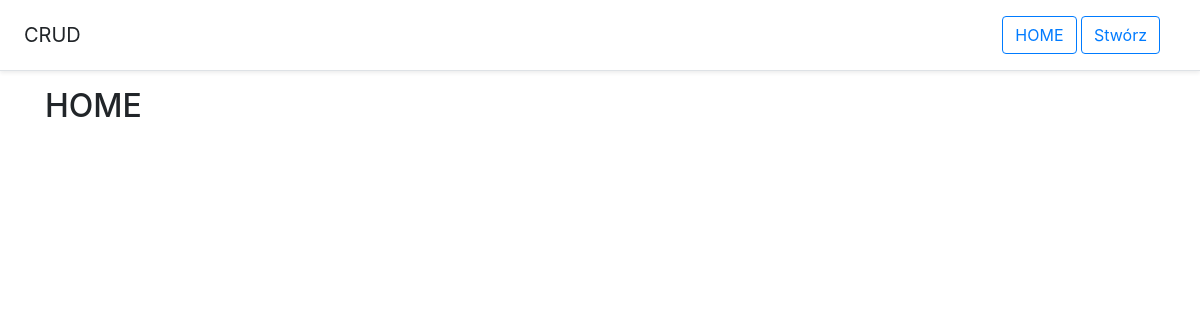
Before: / with the older database file.
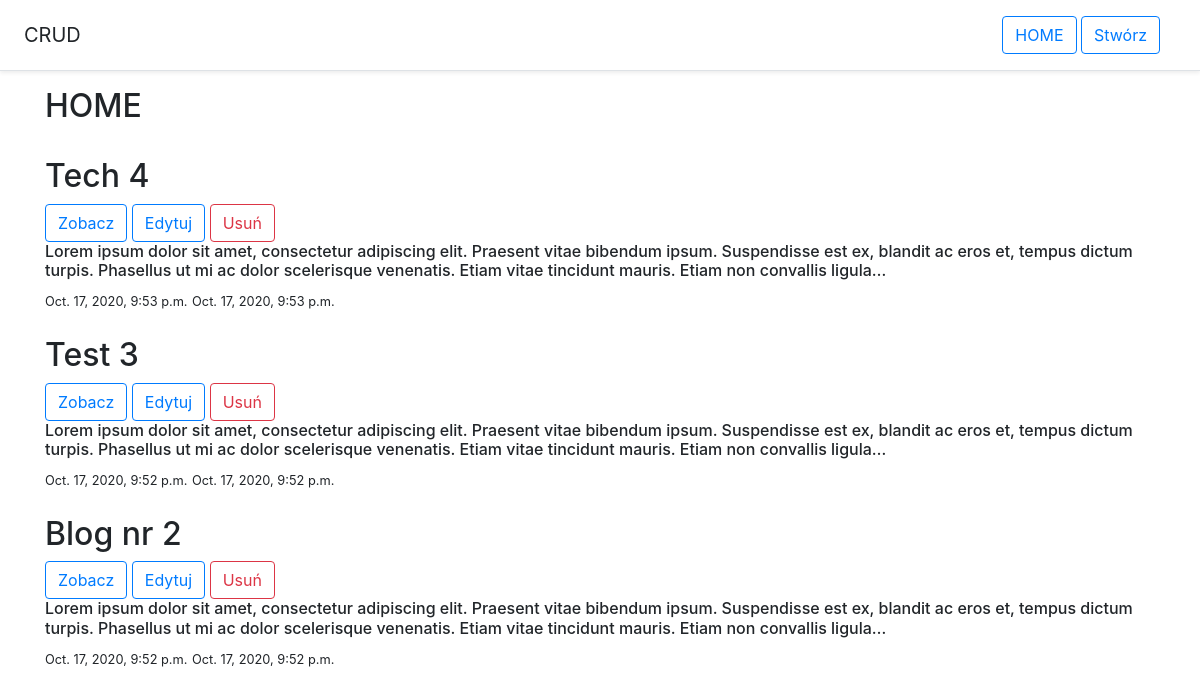
After: the same page with the newer database file.
### crud/models.py (models this page shows, shortened)
class Blog(models.Model):
    title = models.CharField(max_length=255)
    body = models.TextField(blank=True)
    create_date = models.DateTimeField(auto_now_add=True)
    update_date = models.DateTimeField(auto_now=True)

### crud/views.py (the view)
# urls.py: 2. Add a URL to urlpatterns:  path('', views.home, name='home')
def home(request):
    blogs = Blog.objects.order_by('-create_date')
    context = {
        'blogs': blogs,
    }
    return render(request, 'crud/home.html', context)

### crud/templates/crud/home.html
{% extends 'crud/base.html' %}
{% block content %}
  <div class="container">
    <h2>HOME</h2><br>
    {% for blog in blogs %}
      <h2>{{ blog.title }}</h2>
      <a class="btn btn-outline-primary" href="{% url 'detail_blog_page' blog.id %}">Zobacz</a>
      <a class="btn btn-outline-primary" href="{% url 'update_blog_page' blog.id %}">Edytuj</a>
      <a class="btn btn-outline-danger" href="{% url 'delete_blog_page' blog.id %}">Usuń</a>
      <h6>{{ blog.body|truncatechars:255 }}</h6>
      <small>{{ blog.create_date }}</small>
      <small>{{ blog.update_date }}</small><br><br>
    {% endfor %}
  </div>
{% endblock %}

### crud/templates/crud/base.html (shortened to what this page needs)
<!doctype html>
<html lang="en">
  <head>
    <link rel="stylesheet" href="https://stackpath.bootstrapcdn.com/bootstrap/4.5.2/css/bootstrap.min.css">
  </head>
  <body>
    <div class="d-flex flex-column flex-md-row align-items-center p-3 px-md-4 mb-3 bg-white border-bottom shadow-sm">
      <h5 class="my-0 mr-md-auto font-weight-normal">CRUD</h5>
      <nav class="my-2 my-md-0 mr-md-3">
        <a class="btn btn-outline-primary" href="{% url 'home' %}">HOME</a>
        <a class="btn btn-outline-primary" href="{% url 'create_blog_page' %}">Stwórz</a>
      </nav>
    </div>
    {% block content %}{% endblock %}
    </body>
</html>

Changed rows visible on the page:
added Blog: title "Tech 4", body "Lorem ipsum dolor sit amet, consectetur adipiscing elit. Praesent vitae bibendum ipsum. Suspendisse est ex, blandit ac eros et, tempus dictum turpis. Phasellus ut mi ac dolor scelerisque venenatis. Etiam vitae tincidunt mauris. Etiam non convallis ligula…", create_date "Oct. 17, 2020, 9:53 p.m.", update_date "Oct. 17, 2020, 9:53 p.m."
added Blog: title "Test 3", body "Lorem ipsum dolor sit amet, consectetur adipiscing elit. Praesent vitae bibendum ipsum. Suspendisse est ex, blandit ac eros et, tempus dictum turpis. Phasellus ut mi ac dolor scelerisque venenatis. Etiam vitae tincidunt mauris. Etiam non convallis ligula…", create_date "Oct. 17, 2020, 9:52 p.m.", update_date "Oct. 17, 2020, 9:52 p.m."
added Blog: title "Blog nr 2", body "Lorem ipsum dolor sit amet, consectetur adipiscing elit. Praesent vitae bibendum ipsum. Suspendisse est ex, blandit ac eros et, tempus dictum turpis. Phasellus ut mi ac dolor scelerisque venenatis. Etiam vitae tincidunt mauris. Etiam non convallis ligula…", create_date "Oct. 17, 2020, 9:52 p.m.", update_date "Oct. 17, 2020, 9:52 p.m."
